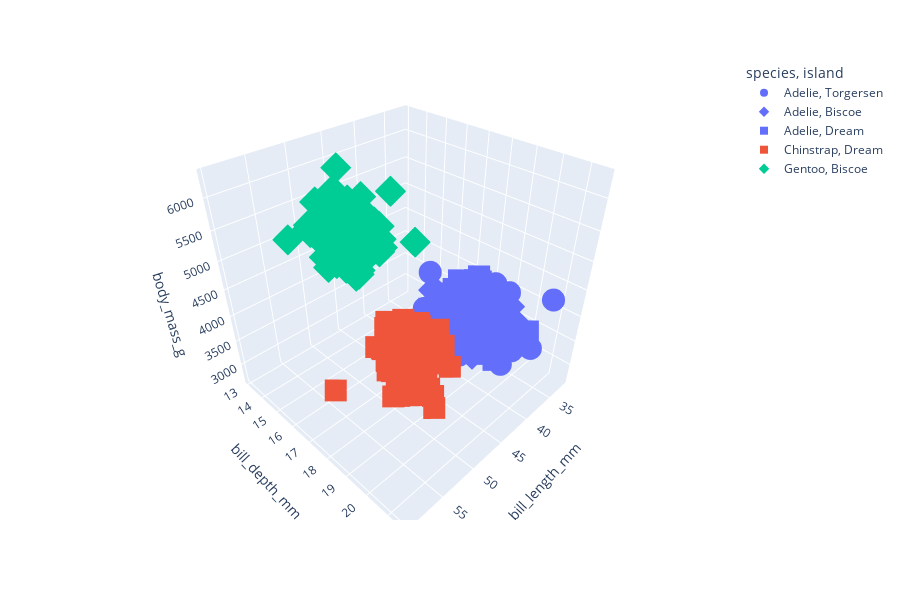

Source (notebook cell):
### Code cell
px.scatter_3d(
            penguins,
            x='bill_length_mm',
            y='bill_depth_mm',
            z='body_mass_g',
            height=600,
            color='species',
            symbol='island')
